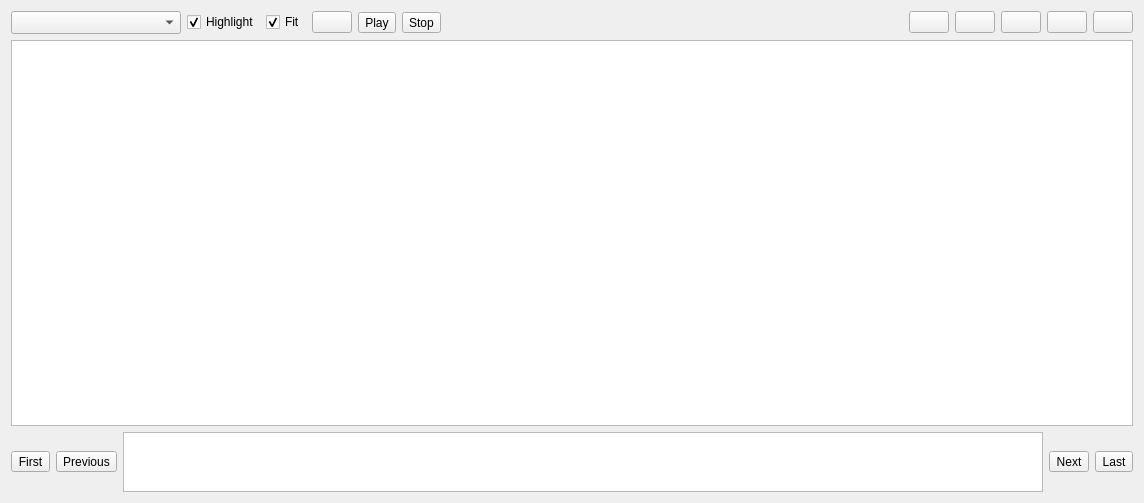
<?xml version="1.0" encoding="UTF-8"?>
<ui version="4.0">
 <class>RosBehaviourTreeWidget</class>
 <widget class="QWidget" name="RosBehaviourTreeWidget">
  <property name="enabled">
   <bool>true</bool>
  </property>
  <property name="geometry">
   <rect>
    <x>0</x>
    <y>0</y>
    <width>1144</width>
    <height>503</height>
   </rect>
  </property>
  <property name="windowTitle">
   <string>TF Tree</string>
  </property>
  <layout class="QVBoxLayout" name="verticalLayout" stretch="0,0,0">
   <item>
    <layout class="QHBoxLayout" name="top_bar_layout" stretch="0,0,0,0,0,0,0,0,0,0,0,0,0,0">
     <item>
      <widget class="QComboBox" name="topic_combo_box">
       <property name="sizePolicy">
        <sizepolicy hsizetype="Preferred" vsizetype="Preferred">
         <horstretch>0</horstretch>
         <verstretch>0</verstretch>
        </sizepolicy>
       </property>
       <property name="minimumSize">
        <size>
         <width>170</width>
         <height>0</height>
        </size>
       </property>
       <property name="baseSize">
        <size>
         <width>0</width>
         <height>0</height>
        </size>
       </property>
       <property name="editable">
        <bool>false</bool>
       </property>
       <property name="sizeAdjustPolicy">
        <enum>QComboBox::AdjustToContentsOnFirstShow</enum>
       </property>
      </widget>
     </item>
     <item>
      <widget class="QCheckBox" name="highlight_connections_check_box">
       <property name="toolTip">
        <string>Highlight incoming and outgoing connections on mouse over</string>
       </property>
       <property name="text">
        <string>Highlight</string>
       </property>
       <property name="checked">
        <bool>true</bool>
       </property>
      </widget>
     </item>
     <item>
      <widget class="QCheckBox" name="auto_fit_graph_check_box">
       <property name="toolTip">
        <string>Automatically fit graph into view on update</string>
       </property>
       <property name="text">
        <string>Fit</string>
       </property>
       <property name="checked">
        <bool>true</bool>
       </property>
      </widget>
     </item>
     <item>
      <widget class="QPushButton" name="fit_in_view_push_button">
       <property name="toolTip">
        <string>Fit graph in view</string>
       </property>
      </widget>
     </item>
     <item>
      <widget class="QToolButton" name="play_tool_button">
       <property name="text">
        <string>Play</string>
       </property>
      </widget>
     </item>
     <item>
      <widget class="QToolButton" name="stop_tool_button">
       <property name="text">
        <string>Stop</string>
       </property>
      </widget>
     </item>
     <item>
      <spacer name="horizontalSpacer">
       <property name="orientation">
        <enum>Qt::Horizontal</enum>
       </property>
       <property name="sizeHint" stdset="0">
        <size>
         <width>40</width>
         <height>20</height>
        </size>
       </property>
      </spacer>
     </item>
     <item>
      <widget class="QLabel" name="message_label">
       <property name="font">
        <font>
         <pointsize>15</pointsize>
        </font>
       </property>
       <property name="text">
        <string/>
       </property>
      </widget>
     </item>
     <item>
      <spacer name="horizontalSpacer_3">
       <property name="orientation">
        <enum>Qt::Horizontal</enum>
       </property>
       <property name="sizeHint" stdset="0">
        <size>
         <width>40</width>
         <height>20</height>
        </size>
       </property>
      </spacer>
     </item>
     <item>
      <widget class="QPushButton" name="load_bag_push_button">
       <property name="toolTip">
        <string>Load and view trees from a .bag file</string>
       </property>
       <property name="text">
        <string/>
       </property>
      </widget>
     </item>
     <item>
      <widget class="QPushButton" name="load_dot_push_button">
       <property name="toolTip">
        <string>Load DOT graph from file</string>
       </property>
      </widget>
     </item>
     <item>
      <widget class="QPushButton" name="save_dot_push_button">
       <property name="toolTip">
        <string>Save as DOT graph</string>
       </property>
      </widget>
     </item>
     <item>
      <widget class="QPushButton" name="save_as_svg_push_button">
       <property name="toolTip">
        <string>Save as SVG</string>
       </property>
      </widget>
     </item>
     <item>
      <widget class="QPushButton" name="save_as_image_push_button">
       <property name="toolTip">
        <string>Save as image</string>
       </property>
      </widget>
     </item>
    </layout>
   </item>
   <item>
    <widget class="InteractiveGraphicsView" name="graphics_view">
     <property name="renderHints">
      <set>QPainter::Antialiasing|QPainter::HighQualityAntialiasing|QPainter::SmoothPixmapTransform|QPainter::TextAntialiasing</set>
     </property>
     <property name="resizeAnchor">
      <enum>QGraphicsView::AnchorViewCenter</enum>
     </property>
    </widget>
   </item>
   <item>
    <layout class="QHBoxLayout" name="bottom_bar_layout">
     <item>
      <widget class="QToolButton" name="first_tool_button">
       <property name="toolTip">
        <string>Go to the first tree</string>
       </property>
       <property name="text">
        <string>First</string>
       </property>
      </widget>
     </item>
     <item>
      <widget class="QToolButton" name="previous_tool_button">
       <property name="toolTip">
        <string>View the previous tree in the sequence</string>
       </property>
       <property name="text">
        <string>Previous</string>
       </property>
      </widget>
     </item>
     <item>
      <layout class="QVBoxLayout" name="timeline_layout">
       <property name="leftMargin">
        <number>0</number>
       </property>
       <item>
        <widget class="QGraphicsView" name="timeline_graphics_view">
         <property name="sizePolicy">
          <sizepolicy hsizetype="Expanding" vsizetype="Minimum">
           <horstretch>0</horstretch>
           <verstretch>0</verstretch>
          </sizepolicy>
         </property>
         <property name="minimumSize">
          <size>
           <width>0</width>
           <height>0</height>
          </size>
         </property>
         <property name="maximumSize">
          <size>
           <width>16777215</width>
           <height>60</height>
          </size>
         </property>
         <property name="mouseTracking">
          <bool>false</bool>
         </property>
         <property name="alignment">
          <set>Qt::AlignLeading|Qt::AlignLeft|Qt::AlignTop</set>
         </property>
        </widget>
       </item>
      </layout>
     </item>
     <item>
      <widget class="QToolButton" name="next_tool_button">
       <property name="toolTip">
        <string>View the next tree in the sequence</string>
       </property>
       <property name="layoutDirection">
        <enum>Qt::LeftToRight</enum>
       </property>
       <property name="text">
        <string>Next</string>
       </property>
      </widget>
     </item>
     <item>
      <widget class="QToolButton" name="last_tool_button">
       <property name="toolTip">
        <string>Go to the latest tree</string>
       </property>
       <property name="text">
        <string>Last</string>
       </property>
      </widget>
     </item>
    </layout>
   </item>
  </layout>
 </widget>
 <customwidgets>
  <customwidget>
   <class>InteractiveGraphicsView</class>
   <extends>QGraphicsView</extends>
   <header>rqt_graph.interactive_graphics_view</header>
  </customwidget>
 </customwidgets>
 <resources/>
 <connections/>
</ui>
